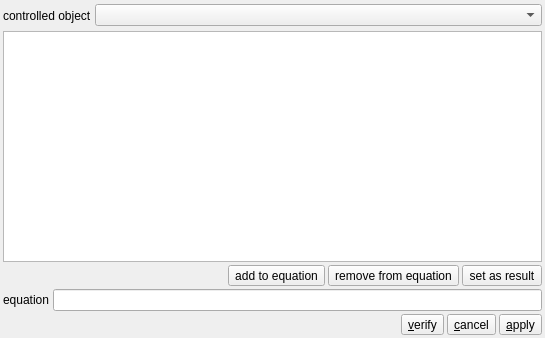
<?xml version="1.0" encoding="UTF-8"?>
<ui version="4.0">
 <class>xVEquationDesignDlg</class>
 <widget class="QDialog" name="xVEquationDesignDlg">
  <property name="geometry">
   <rect>
    <x>0</x>
    <y>0</y>
    <width>545</width>
    <height>338</height>
   </rect>
  </property>
  <property name="windowTitle">
   <string>Dialog</string>
  </property>
  <layout class="QVBoxLayout" name="verticalLayout">
   <property name="spacing">
    <number>3</number>
   </property>
   <property name="leftMargin">
    <number>3</number>
   </property>
   <property name="topMargin">
    <number>3</number>
   </property>
   <property name="rightMargin">
    <number>3</number>
   </property>
   <property name="bottomMargin">
    <number>3</number>
   </property>
   <item>
    <layout class="QVBoxLayout" name="verticalLayout_2">
     <item>
      <layout class="QHBoxLayout" name="horizontalLayout_2">
       <item>
        <widget class="QLabel" name="pControlLab">
         <property name="minimumSize">
          <size>
           <width>0</width>
           <height>25</height>
          </size>
         </property>
         <property name="text">
          <string>controlled object</string>
         </property>
        </widget>
       </item>
       <item>
        <widget class="QComboBox" name="pControlledObjCB">
         <property name="sizePolicy">
          <sizepolicy hsizetype="MinimumExpanding" vsizetype="Fixed">
           <horstretch>0</horstretch>
           <verstretch>0</verstretch>
          </sizepolicy>
         </property>
        </widget>
       </item>
      </layout>
     </item>
     <item>
      <widget class="xVPropTable" name="pSrcPropTable">
       <property name="alternatingRowColors">
        <bool>true</bool>
       </property>
       <property name="selectionMode">
        <enum>QAbstractItemView::SingleSelection</enum>
       </property>
       <property name="selectionBehavior">
        <enum>QAbstractItemView::SelectRows</enum>
       </property>
       <attribute name="horizontalHeaderVisible">
        <bool>false</bool>
       </attribute>
       <attribute name="horizontalHeaderStretchLastSection">
        <bool>true</bool>
       </attribute>
       <attribute name="verticalHeaderVisible">
        <bool>false</bool>
       </attribute>
      </widget>
     </item>
    </layout>
   </item>
   <item>
    <layout class="QHBoxLayout" name="horizontalLayout_3">
     <property name="spacing">
      <number>3</number>
     </property>
     <item>
      <spacer name="horizontalSpacer">
       <property name="orientation">
        <enum>Qt::Horizontal</enum>
       </property>
       <property name="sizeHint" stdset="0">
        <size>
         <width>40</width>
         <height>20</height>
        </size>
       </property>
      </spacer>
     </item>
     <item>
      <widget class="QToolButton" name="pMoveInTB">
       <property name="text">
        <string>add to equation</string>
       </property>
      </widget>
     </item>
     <item>
      <widget class="QToolButton" name="pMoveOutTB">
       <property name="text">
        <string>remove from equation</string>
       </property>
      </widget>
     </item>
     <item>
      <widget class="QToolButton" name="pSetAsResultTB">
       <property name="text">
        <string>set as result</string>
       </property>
      </widget>
     </item>
    </layout>
   </item>
   <item>
    <layout class="QHBoxLayout" name="horizontalLayout">
     <item>
      <widget class="QLabel" name="pEqCapLab">
       <property name="text">
        <string>equation</string>
       </property>
      </widget>
     </item>
     <item>
      <widget class="QLineEdit" name="pEquationLEdit"/>
     </item>
    </layout>
   </item>
   <item>
    <layout class="QHBoxLayout" name="horizontalLayout_4">
     <property name="spacing">
      <number>3</number>
     </property>
     <item>
      <spacer name="horizontalSpacer_2">
       <property name="orientation">
        <enum>Qt::Horizontal</enum>
       </property>
       <property name="sizeHint" stdset="0">
        <size>
         <width>40</width>
         <height>20</height>
        </size>
       </property>
      </spacer>
     </item>
     <item>
      <widget class="QToolButton" name="pCancelTB_2">
       <property name="text">
        <string>&amp;verify</string>
       </property>
      </widget>
     </item>
     <item>
      <widget class="QToolButton" name="pCancelTB">
       <property name="text">
        <string>&amp;cancel</string>
       </property>
      </widget>
     </item>
     <item>
      <widget class="QToolButton" name="pApplyTB">
       <property name="text">
        <string>&amp;apply</string>
       </property>
      </widget>
     </item>
    </layout>
   </item>
  </layout>
 </widget>
 <customwidgets>
  <customwidget>
   <class>xVPropTable</class>
   <extends>QTableWidget</extends>
   <header location="global">xvproptable.h</header>
  </customwidget>
 </customwidgets>
 <tabstops>
  <tabstop>pControlledObjCB</tabstop>
  <tabstop>pSrcPropTable</tabstop>
  <tabstop>pMoveInTB</tabstop>
  <tabstop>pMoveOutTB</tabstop>
  <tabstop>pSetAsResultTB</tabstop>
  <tabstop>pEquationLEdit</tabstop>
  <tabstop>pCancelTB_2</tabstop>
  <tabstop>pCancelTB</tabstop>
  <tabstop>pApplyTB</tabstop>
 </tabstops>
 <resources/>
 <connections>
  <connection>
   <sender>pCancelTB</sender>
   <signal>clicked()</signal>
   <receiver>xVEquationDesignDlg</receiver>
   <slot>reject()</slot>
   <hints>
    <hint type="sourcelabel">
     <x>459</x>
     <y>328</y>
    </hint>
    <hint type="destinationlabel">
     <x>345</x>
     <y>315</y>
    </hint>
   </hints>
  </connection>
  <connection>
   <sender>pApplyTB</sender>
   <signal>clicked()</signal>
   <receiver>xVEquationDesignDlg</receiver>
   <slot>accept()</slot>
   <hints>
    <hint type="sourcelabel">
     <x>521</x>
     <y>324</y>
    </hint>
    <hint type="destinationlabel">
     <x>375</x>
     <y>322</y>
    </hint>
   </hints>
  </connection>
 </connections>
</ui>
